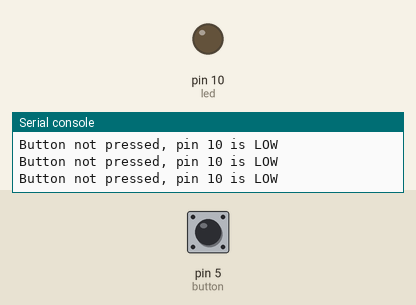
This program was run on a simulated MicroPython board. Shown: output pins drawn as LEDs (lit = HIGH), the last lines printed to the serial console. Inputs (shaded band) come from the test bench; at power-on: pin 5 (button) HIGH.

Above: at 1.2 s.
1.3 s: pin 5 (button) pulled LOW for 0.15 s
At 1.4 s:
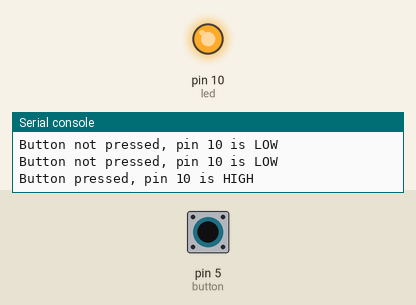
3.0 s: pin 5 (button) pulled LOW for 3.2 s
At 7.2 s:
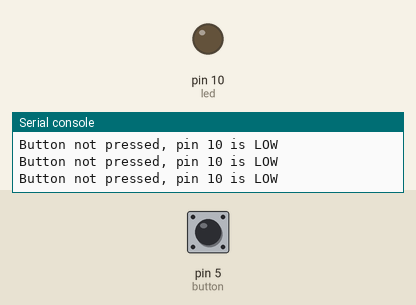
Timing chart, 0 to 8.7 s (numbered marks = the images above; inputs shaded):
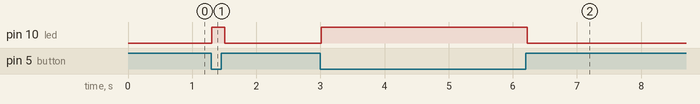

Measured:
- after the input at 1.3 s, pin 10 (led): LOW → HIGH at once, → LOW 0.20 s later
- after the input at 3.0 s, pin 10 (led): LOW → HIGH at once, → LOW 3.2 s later

The program:

button_press_example.py
```python
from machine import Pin
import time

# Configure pin 5 as input with an internal pull-up resistor
button = Pin(5, Pin.IN, Pin.PULL_UP)

# Configure pin 10 as output
led = Pin(10, Pin.OUT)

while True:
    # Check if button is pressed (the value will be low due to pull-up resistor)
    if button.value() == 0:
        led.on()  # Turn the LED (or other device on pin 10) on
        print("Button pressed, pin 10 is HIGH")
    else:
        led.off()  # Turn the LED (or other device on pin 10) off
        print("Button not pressed, pin 10 is LOW")

    # Small delay to debounce the button and reduce CPU usage
    time.sleep(0.1)
```
